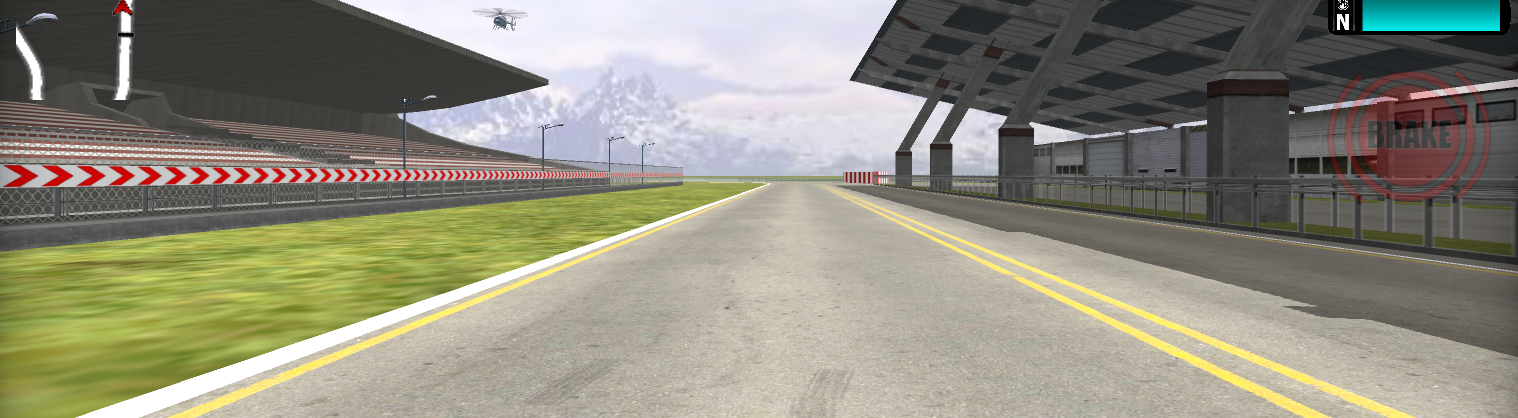
#> input picture lane.png, 1518 x 418 px
$ jupyter execute 'Perspective Transform.ipynb'
#> lines starting #> are read from the running program, lines starting #| are printed output that depends on the picture
#Imports

[cell 1]
import numpy as np
import matplotlib.pyplot as plt
import matplotlib.image as mpimg
import cv2

[cell 2]
img = mpimg.imread("lane.png")
#> img is the input picture: shape (418, 1518, 3) float32; mean R, G, B 0.558, 0.549, 0.487
plt.imshow(img)

[cell 3]
img.shape
#> Out = (418, 1518, 3)

[cell 4]
plt.imshow(img)
plt.plot(60,415,".")
plt.plot(1450,415,".")
plt.plot(750,170,".")
plt.plot(840,170,".")
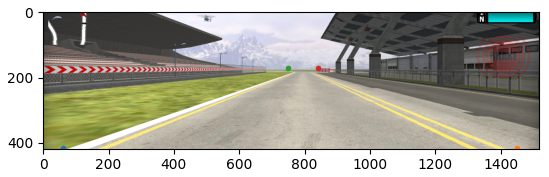
#> figure drawn by matplotlib, 1 panel

[cell 5]
def Warp(img):
    img_size = (img.shape[1],img.shape[0])
#> img_size = (1518, 418)
    src = np.float32([[750,170],[1450,415],[60,415],[640,170]])
    dst = np.float32([[1300,170],[1300,415],[200,415],[200,170]])
    M  = cv2.getPerspectiveTransform(src,dst)
    InvM = cv2.getPerspectiveTransform(dst,src)
    warped = cv2.warpPerspective(img,M,img_size,flags=cv2.INTER_LINEAR)
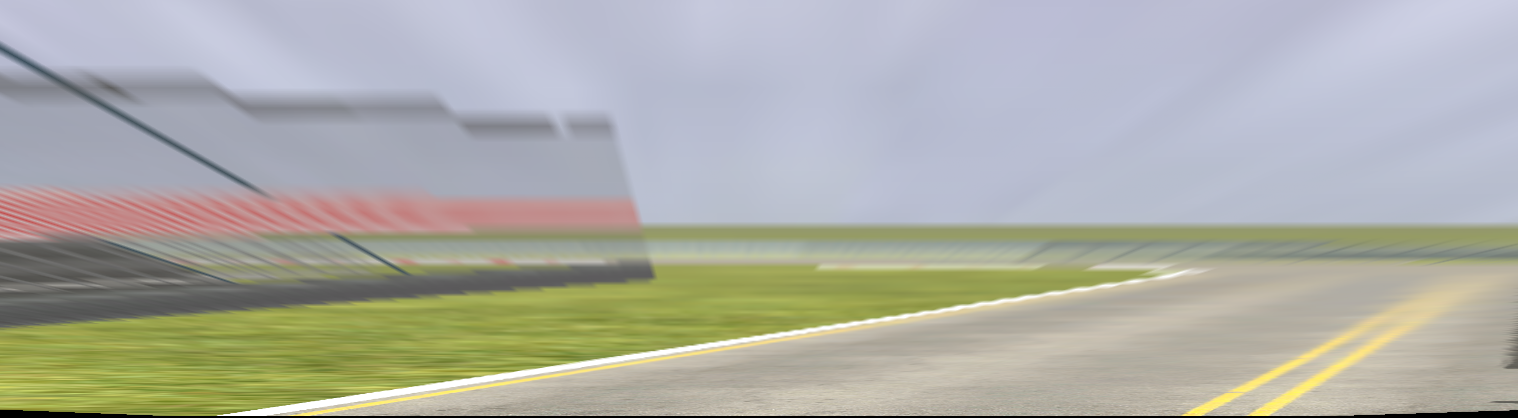
#> warped: shape (418, 1518, 3) float32; mean R, G, B 0.681, 0.683, 0.653
    return warped

$ run again, with road2.jpg saved as lane.png
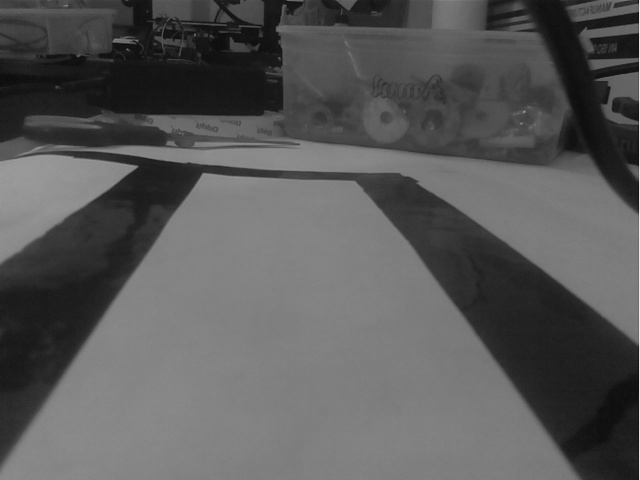
#> input picture road2.jpg, 640 x 480 px
#> img is the input picture: shape (480, 640) float32; min 0.0431, max 0.929, mean 0.348
#> `[cell 4] plt.imshow(img) plt.plot(60,415,".") plt.plot(1450,415,".") p..`:
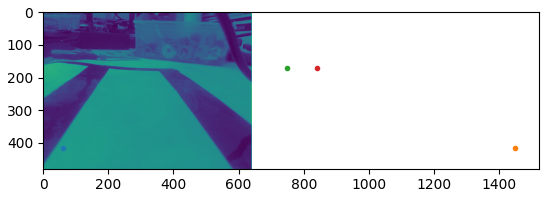
#> figure drawn by matplotlib, 1 panel
#> in Warp, `warped = cv2.warpPerspective(img,M,img_size,flags=cv2.INTER_LINEAR)`:
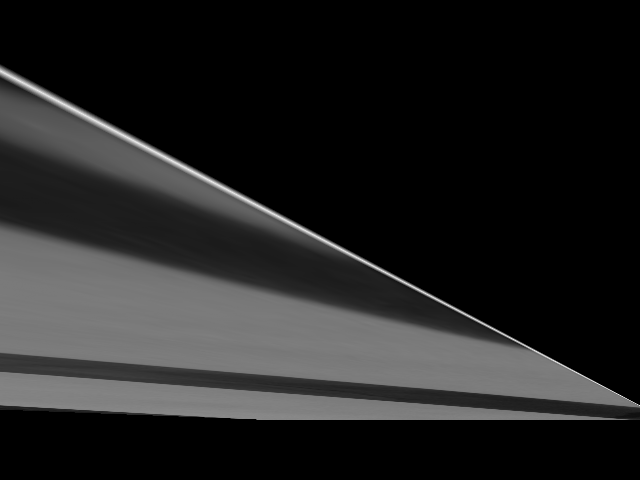
#> warped: shape (480, 640) float32; min 0, max 0.929, mean 0.135
